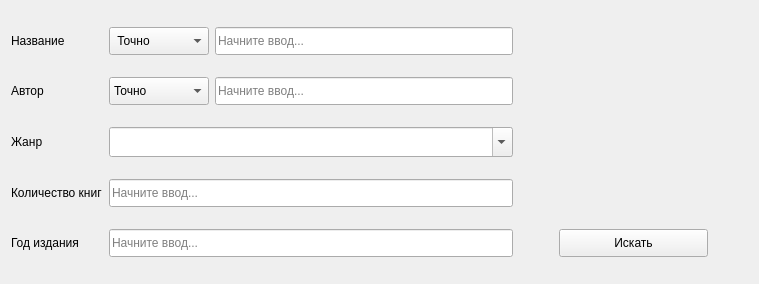
<?xml version="1.0" encoding="UTF-8"?>
<ui version="4.0">
 <class>Search</class>
 <widget class="QWidget" name="Search">
  <property name="geometry">
   <rect>
    <x>0</x>
    <y>0</y>
    <width>759</width>
    <height>284</height>
   </rect>
  </property>
  <property name="windowTitle">
   <string>Form</string>
  </property>
  <property name="autoFillBackground">
   <bool>false</bool>
  </property>
  <property name="styleSheet">
   <string notr="true"/>
  </property>
  <layout class="QGridLayout" name="gridLayout">
   <item row="2" column="0">
    <widget class="QLabel" name="label_3">
     <property name="minimumSize">
      <size>
       <width>0</width>
       <height>28</height>
      </size>
     </property>
     <property name="text">
      <string>Жанр</string>
     </property>
    </widget>
   </item>
   <item row="4" column="0">
    <widget class="QLabel" name="label_5">
     <property name="minimumSize">
      <size>
       <width>0</width>
       <height>28</height>
      </size>
     </property>
     <property name="text">
      <string>Год издания</string>
     </property>
    </widget>
   </item>
   <item row="0" column="2" colspan="2">
    <widget class="QLineEdit" name="name_ln">
     <property name="sizePolicy">
      <sizepolicy hsizetype="Expanding" vsizetype="Fixed">
       <horstretch>1</horstretch>
       <verstretch>0</verstretch>
      </sizepolicy>
     </property>
     <property name="minimumSize">
      <size>
       <width>0</width>
       <height>28</height>
      </size>
     </property>
     <property name="styleSheet">
      <string notr="true">QLineEdit {
	margin-left: 0px;
}</string>
     </property>
     <property name="placeholderText">
      <string>Начните ввод...</string>
     </property>
    </widget>
   </item>
   <item row="4" column="4">
    <spacer name="horizontalSpacer">
     <property name="orientation">
      <enum>Qt::Horizontal</enum>
     </property>
     <property name="sizeHint" stdset="0">
      <size>
       <width>40</width>
       <height>20</height>
      </size>
     </property>
    </spacer>
   </item>
   <item row="1" column="1">
    <widget class="QComboBox" name="author_cb">
     <property name="minimumSize">
      <size>
       <width>0</width>
       <height>0</height>
      </size>
     </property>
     <property name="maximumSize">
      <size>
       <width>100</width>
       <height>30</height>
      </size>
     </property>
     <property name="styleSheet">
      <string notr="true"/>
     </property>
     <property name="currentText">
      <string>Точно</string>
     </property>
     <item>
      <property name="text">
       <string>Точно</string>
      </property>
     </item>
     <item>
      <property name="text">
       <string>Совпадение</string>
      </property>
     </item>
    </widget>
   </item>
   <item row="3" column="0">
    <widget class="QLabel" name="label_4">
     <property name="minimumSize">
      <size>
       <width>0</width>
       <height>28</height>
      </size>
     </property>
     <property name="text">
      <string>Количество книг</string>
     </property>
    </widget>
   </item>
   <item row="0" column="1">
    <widget class="QComboBox" name="name_cb">
     <property name="minimumSize">
      <size>
       <width>0</width>
       <height>28</height>
      </size>
     </property>
     <property name="maximumSize">
      <size>
       <width>100</width>
       <height>30</height>
      </size>
     </property>
     <property name="styleSheet">
      <string notr="true"/>
     </property>
     <property name="currentText">
      <string> Точно</string>
     </property>
     <item>
      <property name="text">
       <string> Точно</string>
      </property>
     </item>
     <item>
      <property name="text">
       <string>Совпадение</string>
      </property>
     </item>
    </widget>
   </item>
   <item row="1" column="2" colspan="2">
    <widget class="QLineEdit" name="author_ln">
     <property name="sizePolicy">
      <sizepolicy hsizetype="Expanding" vsizetype="Fixed">
       <horstretch>1</horstretch>
       <verstretch>0</verstretch>
      </sizepolicy>
     </property>
     <property name="minimumSize">
      <size>
       <width>0</width>
       <height>28</height>
      </size>
     </property>
     <property name="placeholderText">
      <string>Начните ввод...</string>
     </property>
    </widget>
   </item>
   <item row="0" column="0">
    <widget class="QLabel" name="label">
     <property name="minimumSize">
      <size>
       <width>0</width>
       <height>28</height>
      </size>
     </property>
     <property name="text">
      <string>Название</string>
     </property>
    </widget>
   </item>
   <item row="2" column="1" colspan="3">
    <widget class="QComboBox" name="genre_cb">
     <property name="minimumSize">
      <size>
       <width>0</width>
       <height>28</height>
      </size>
     </property>
     <property name="maximumSize">
      <size>
       <width>16777215</width>
       <height>30</height>
      </size>
     </property>
     <property name="editable">
      <bool>true</bool>
     </property>
     <property name="modelColumn">
      <number>2</number>
     </property>
    </widget>
   </item>
   <item row="3" column="1" colspan="3">
    <widget class="QLineEdit" name="publish_ln">
     <property name="minimumSize">
      <size>
       <width>0</width>
       <height>28</height>
      </size>
     </property>
     <property name="placeholderText">
      <string>Начните ввод...</string>
     </property>
    </widget>
   </item>
   <item row="4" column="5">
    <widget class="QPushButton" name="search_btn">
     <property name="sizePolicy">
      <sizepolicy hsizetype="Preferred" vsizetype="Fixed">
       <horstretch>1</horstretch>
       <verstretch>0</verstretch>
      </sizepolicy>
     </property>
     <property name="minimumSize">
      <size>
       <width>84</width>
       <height>28</height>
      </size>
     </property>
     <property name="maximumSize">
      <size>
       <width>150</width>
       <height>30</height>
      </size>
     </property>
     <property name="font">
      <font>
       <family>Segoe UI</family>
      </font>
     </property>
     <property name="layoutDirection">
      <enum>Qt::LeftToRight</enum>
     </property>
     <property name="text">
      <string>Искать</string>
     </property>
    </widget>
   </item>
   <item row="4" column="1" colspan="3">
    <widget class="QLineEdit" name="pub_date_ln">
     <property name="sizePolicy">
      <sizepolicy hsizetype="Expanding" vsizetype="Fixed">
       <horstretch>1</horstretch>
       <verstretch>0</verstretch>
      </sizepolicy>
     </property>
     <property name="minimumSize">
      <size>
       <width>0</width>
       <height>28</height>
      </size>
     </property>
     <property name="placeholderText">
      <string>Начните ввод...</string>
     </property>
    </widget>
   </item>
   <item row="4" column="6">
    <spacer name="horizontalSpacer_2">
     <property name="orientation">
      <enum>Qt::Horizontal</enum>
     </property>
     <property name="sizeHint" stdset="0">
      <size>
       <width>40</width>
       <height>20</height>
      </size>
     </property>
    </spacer>
   </item>
   <item row="1" column="0">
    <widget class="QLabel" name="label_2">
     <property name="minimumSize">
      <size>
       <width>0</width>
       <height>28</height>
      </size>
     </property>
     <property name="text">
      <string>Автор</string>
     </property>
    </widget>
   </item>
  </layout>
 </widget>
 <resources/>
 <connections/>
</ui>
